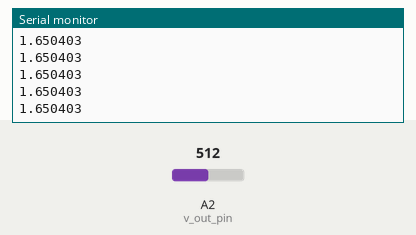
A sketch run on a simulated Arduino Due. On the bench: the last lines printed to the serial monitor. The inputs (shaded band) are chosen by the test bench; at power-on: A2 (v_out_pin) = 512 (analog values on the 0–1023 scale).

Above: at 1.2 s.
1.3 s: A2 (v_out_pin) set to 716
At 1.31 s:
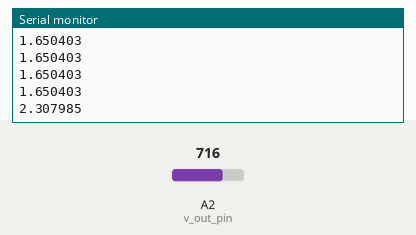
2.8 s: A2 (v_out_pin) set to 900
At 2.81 s:
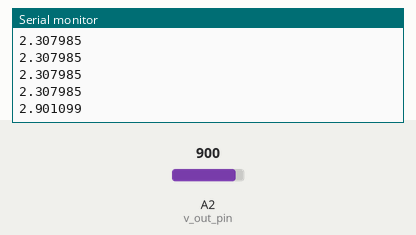
Timing chart, 0 to 5.8 s (numbered marks = the images above; inputs shaded):
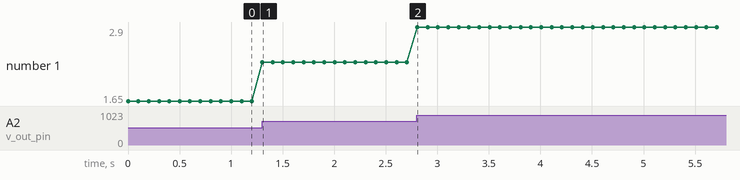

Measured:
- after the input at 1.3 s, the serial monitor: prints a new line at once (image 1)
- after the input at 2.8 s, the serial monitor: prints a new line at once (image 2)
- plotted number 1: 1.65 → 2.31 after the input at 1.3 s, 2.31 → 2.9 after the input at 2.8 s

The sketch:

get_voltage_due.ino
```cpp
// For the Arduino DUE
// NOTE - can use double instead of float to increase the precision/ num of d.p beyond 6 if needed

// Read output voltage from the AD8317
#define v_max 3.3   // due uses 3.3V reference, only ref thats supported
#define v_min 0
#define v_out_pin A2 // e.g v_out connected to A2 on the due

void setup() {
    analogReadResolution(12);     // use max (12-bit) ADC resolution
    Serial.begin(9600); // set baud rate
}
void loop() {
  // To return a value from 0 -> 2^12-1 (4095)
  float adc_reading = analogRead(v_out_pin);     // e.g v_out connected to A0

  float v_range = v_max - v_min;
  float v_out = (adc_reading/4095.000000) * v_range;

  Serial.print(v_out, 6);
  Serial.print("\n");
  delay (100);
}
```
